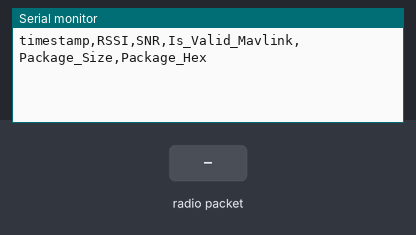
This sketch was run on a simulated ESP32. On the bench: the last lines printed to the serial monitor. Inputs (shaded band) come from the test bench. No radio packets arrive unless stated.

Above: at 1.2 s.
1.3 s: radio packet "1" arrives
At 2.2 s:
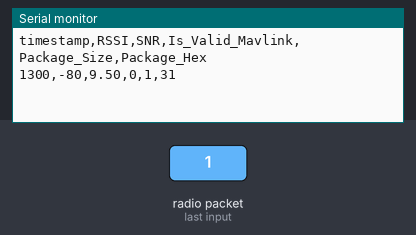
2.8 s: radio packet "0" arrives
At 3.3 s:
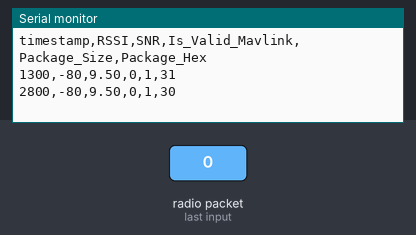
4.3 s: radio packet "2" arrives
At 5.7 s:
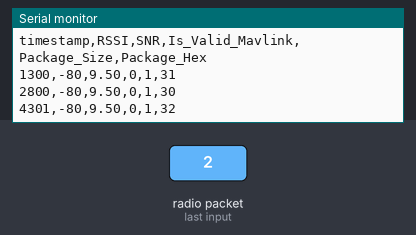

Measured:
- after the input at 1.3 s, the serial monitor: prints a new line at once (image 1)
- after the input at 2.8 s, the serial monitor: prints a new line at once (image 2)
- after the input at 4.3 s, the serial monitor: prints a new line at once (image 3)

The sketch:

lora_receptor.ino
```cpp
#include <SPI.h>
#include <LoRa.h>

// Definição dos pinos do ESP32 RECEPTOR
const int csPin = 5;
const int resetPin = 14;
const int irqPin = 34;

void setup() {
  Serial.begin(115200);
  while (!Serial);

  // Imprime o cabeçalho do CSV uma única vez na inicialização
  Serial.println("timestamp,RSSI,SNR,Is_Valid_Mavlink,Package_Size,Package_Hex");

  LoRa.setPins(csPin, resetPin, irqPin);

  // Inicializa o rádio em 915MHz
  if (!LoRa.begin(915E6)) {
    // Falha crítica de hardware - Trava a execução
    while (1);
  }

  // Coloca o rádio em modo de escuta contínua
  LoRa.receive();
}

void loop() {
  // Verifica se há pacotes no buffer do hardware
  int packetSize = LoRa.parsePacket();

  if (packetSize) {
    uint8_t buffer[256];
    int i = 0;

    // Lê todos os bytes do FIFO do LoRa
    while (LoRa.available() && i < 256) {
      buffer[i++] = (uint8_t)LoRa.read();
    }

    // Coleta de Metadados
    unsigned long timestamp = millis();
    int rssi = LoRa.packetRssi();
    float snr = LoRa.packetSnr();

    // Validação MAVLink v2 (Verifica se o pacote é maior que 0 e começa com 0xFD)
    int isValidMavlink = (packetSize > 0 && buffer[0] == 0xFD) ? 1 : 0;

    // --- SAÍDA FORMATADA EM CSV ---
    Serial.print(timestamp);
    Serial.print(",");
    Serial.print(rssi);
    Serial.print(",");
    Serial.print(snr);
    Serial.print(",");
    Serial.print(isValidMavlink);
    Serial.print(",");
    Serial.print(packetSize);
    Serial.print(",");

    // Hex Dump contínuo (sem espaços) para formar uma única string na coluna
    for (int j = 0; j < i; j++) {
      if (buffer[j] < 0x10) Serial.print("0"); // Padding para manter 2 caracteres por byte
      Serial.print(buffer[j], HEX);
    }

    // Quebra de linha para finalizar o registro (linha do CSV)
    Serial.println();
  }
}
```
